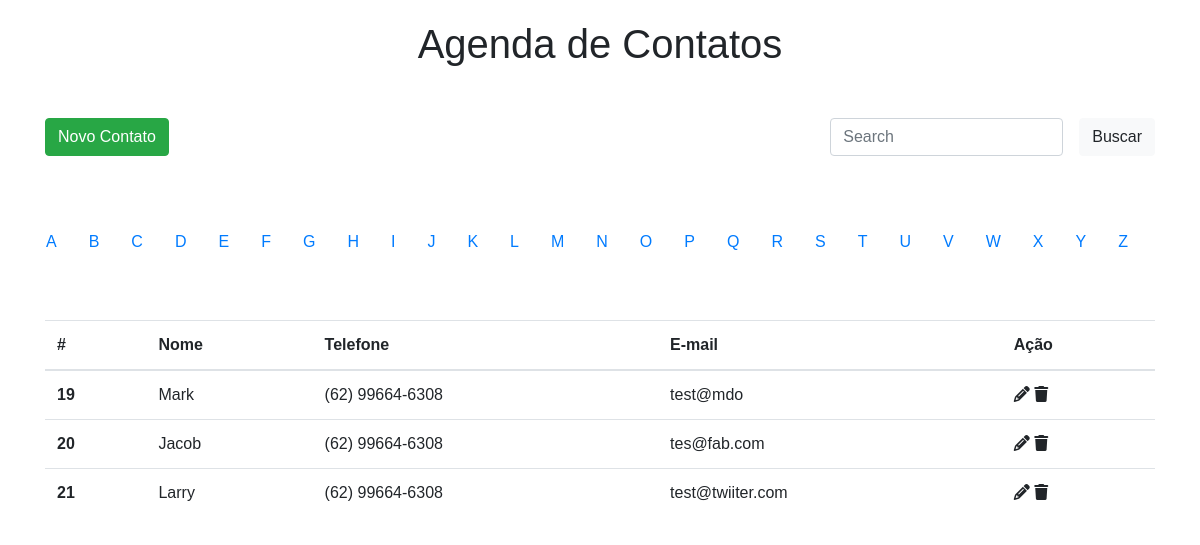
The page / on the database its author committed.
### tables this page shows
CREATE TABLE IF NOT EXISTS `contacts` (
  `id` int(11) NOT NULL AUTO_INCREMENT,
  `name` varchar(120) NOT NULL,
  `phone` varchar(20) NOT NULL,
  `email` varchar(100) NOT NULL,
  PRIMARY KEY (`id`)
);

### core/Helper.php (called while the page is built)
<?php
function view($file, $data = []) {
	extract($data);
	require "view/$file";
}

### app/controllers/ContactsController.php (called while the page is built, shortened)
<?php
class ContactsController
{
	public function index()
	{
		$contacts = App::get('database')->selectAll('contacts');
		view('index.view.php', ['contacts' => $contacts]);
	}
}

### index.php (called while the page is built, shortened)
<?php
Router::validate(Request::uri(), Request::method());

### core/App.php (called while the page is built, shortened)
<?php
class App
{
	protected static $registry = [];
	public static function bind ($key, $value) {
		App::$registry[$key] = $value;
	}
	public static function get ($key) {
		return App::$registry[$key];
	}
}

### core/Database/QueryBuilder.php (called while the page is built, shortened)
<?php
class QueryBuilder
{
	private $pdo;
	public function __construct($connection)
	{
		$this->pdo = $connection;
	}
	public function selectAll($table)
	{
		$statement = $this->pdo->prepare("SELECT * FROM {$table}");
		$statement->execute();
		return $statement->fetchAll(PDO::FETCH_CLASS, Contact::class);
	}
}

### app/model/Contact.php (called while the page is built, shortened)
<?php
class Contact
{
	private $id;
	private $name;
	private $phone;
	private $email;
	public function getId () {
		return $this->id;
	}
	public function getName () {
		return $this->name;
	}
	public function getPhone() {
		return $this->phone;
	}
	public function getEmail () {
		return $this->email;
	}
}

### view/index.view.php (the view, shortened to what this page needs)
<?php require 'header.view.php'; ?>
<div class="container">
	<div class="col-md-12">
		<h1 class="title">Agenda de Contatos</h1>
	</div>
	<div class="row search">
		<div class="col-md-6">
			<a href="/new" class="btn btn-success">Novo Contato</a>
		</div>
		<div class="col-md-6">
			<form class="form-inline form-search" method="POST" action="/find" >
				<div class="form-group mx-sm-3 mb-2">
					<input type="text" class="form-control" name="pesquisa" id="pesquisa" placeholder="Search">
				</div>
				<button type="submit" class="btn btn-light mb-2">Buscar</button>
			</form>
		</div>
	</div>
	<div class="row filter">
		<?php foreach (range('A', 'Z') as $letra) { ?>
			<a class="filter-letter" href="filter?name=<?= $letra ?>"><?= $letra ?></a>
		<?php 	}	?>
	</div>
	<table class="table">
		<thead>
			<tr>
				<th scope="col">#</th>
				<th scope="col">Nome</th>
				<th scope="col">Telefone</th>
				<th scope="col">E-mail</th>
				<th scope="col">Ação</th>
			</tr>
		</thead>
		<tbody>
			<?php foreach ($contacts as $contact) : ?>
				<tr>
					<th scope="row"><?= $contact->getId(); ?></th>
					<td><?= $contact->getName(); ?></td>
					<td><?= $contact->getPhone(); ?></td>
					<td><?= $contact->getEmail(); ?></td>
					<td>
						<a href="edit?id=<?= $contact->getId(); ?>" class="actions"><i class="fas fa-pencil-alt"></i></a>
						<a href="show?id=<?= $contact->getId(); ?>" class="actions"><i class="fas fa-trash"></i></a>
					</td>
				</tr>
			<?php endforeach ?>
		</tbody>
	</table>
</div>
<?php require 'footer.view.php'; ?>

### core/Router.php (shortened to what this page needs)
<?php
class Router
{
	static $routes = [
		'GET' => [],
		'POST' => [],
		'_DELETE' => []
	];
	public static function get ($uri, $path) {
		Router::$routes['GET'][$uri] = $path;
	}
	public static function post ($uri, $path) {
		Router::$routes['POST'][$uri] = $path;
	}
	public static function delete ($uri, $path) {
		Router::$routes['_DELETE'][$uri] = $path;
	}
	public static function validate ($uri, $method) {
		$method = (isset($_POST['_method'])) ? $_POST['_method'] : $method;
		if (array_key_exists($uri, Router::$routes[$method])) {
			Router::callController(
                ...explode('@', Router::$routes[$method][$uri])
            );
		} else {
			echo '<h1>404 not found</h1>';
		}
	}
	public static function callController($controller, $method) {
		$controller = new $pathController;
		$controller->$method();
	}
}

### view/header.view.php (shortened to what this page needs)
<!DOCTYPE html>
<html lang="pt_BR">
<head>
	<link rel="stylesheet" type="text/css" href="../public/css/bootstrap.min.css">
	<link rel="stylesheet" type="text/css" href="../public/css/style.css">
</head>
<body>

### view/footer.view.php
</body>
</html>

### public/css/style.css (style rules this page uses)
body { font-family: Arial, Helvetica, sans-serif; }
.title { text-align: center; margin-top: 20px; }
.search { margin-top: 50px; }
.filter { margin-top: 50px; }
.filter-letter { padding: 16px; margin-bottom: 50px; }
.actions { text-decoration: none; color: #212529; }
.form-search { float: right; }

### rows shown on the page
contacts: id "19", name "Mark", phone "(62) 99664-6308", email "test@mdo"
contacts: id "20", name "Jacob", phone "(62) 99664-6308", email "tes@fab.com"
contacts: id "21", name "Larry", phone "(62) 99664-6308", email "test@twiiter.com"

### other values the page prints
$letra "A"
$letra "B"
$letra "C"
$letra "D"
$letra "E"
$letra "F"
$letra "G"
$letra "H"
$letra "I"
$letra "J"
$letra "K"
$letra "L"
$letra "M"
$letra "N"
$letra "O"
